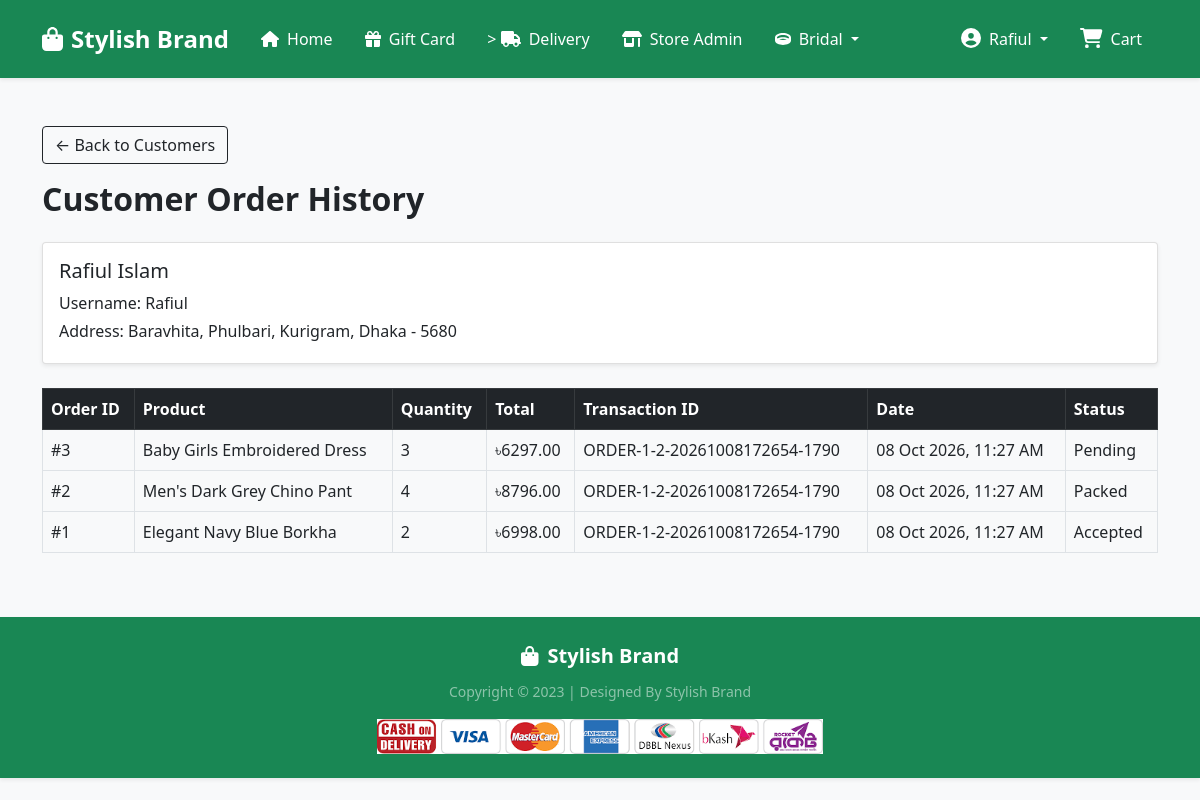
Page /store-admin/customers/2/orders/ (signed in) on the committed database.
### Shop/models.py (models this page shows, shortened)
class Customer(models.Model):
    user = models.ForeignKey(User, on_delete=models.CASCADE)
    name = models.CharField(max_length=200)
    division = models.CharField(choices=DIVISION_CHOICES, max_length=50)
    district = models.CharField(max_length=200)
    thana = models.CharField(max_length=50)
    villorroad = models.CharField(max_length=50)
    zipcode = models.IntegerField()

class OrderPlaced(models.Model):
    user = models.ForeignKey(User, on_delete=models.CASCADE)
    customer = models.ForeignKey(Customer, on_delete=models.CASCADE)
    product = models.ForeignKey(Product, on_delete=models.CASCADE)
    quantity = models.PositiveIntegerField(default=1)
    ordered_date = models.DateTimeField(auto_now_add=True)
    status = models.CharField(max_length=50, choices=STATUS_CHOICE, default="Pending")
    tran_id = models.CharField(max_length=100, blank=True, null=True)
    @property
    def total_cost(self):
        return self.quantity * self.product.discounted_price

class Product(models.Model):
    title = models.CharField(max_length=100)
    selling_price = models.FloatField()
    discounted_price = models.FloatField()
    description = models.TextField()
    brand = models.CharField(max_length=100)
    category = models.CharField(choices=CATEGORY_CHOICES, max_length=2)
    product_image = models.ImageField(upload_to="productimg")

### Shop/views.py (the view)
@login_required
@store_admin_required
def admin_customer_orders(request, pk):
    customer = get_object_or_404(
        Customer.objects.select_related("user"),
        pk=pk,
    )
    orders = OrderPlaced.objects.filter(
        customer=customer
    ).select_related("product", "user").order_by("-ordered_date")
    return render(request, "Shop/admin_customer_orders.html", {
        "customer": customer,
        "orders": orders,
    })

### Shop/templates/Shop/admin_customer_orders.html (shortened to what this page needs)
{% extends 'Shop/base.html' %}
{% block main-content %}
<div class="container my-5">
    <a href="{% url 'admin_customer_list' %}"
       class="btn btn-outline-dark mb-3">
        &larr; Back to Customers
    </a>
    <h2 class="fw-bold">Customer Order History</h2>
    <div class="card shadow-sm my-4">
        <div class="card-body">
            <h5>{{ customer.name }}</h5>
            <p class="mb-1">Username: {{ customer.user.username }}</p>
            <p class="mb-1">
                Address: {{ customer.villorroad }},
                {{ customer.thana }}, {{ customer.district }},
                {{ customer.division }} - {{ customer.zipcode }}
            </p>
        </div>
    </div>
    <div class="table-responsive">
        <table class="table table-bordered table-hover align-middle">
            <thead class="table-dark">
                <tr>
                    <th>Order ID</th>
                    <th>Product</th>
                    <th>Quantity</th>
                    <th>Total</th>
                    <th>Transaction ID</th>
                    <th>Date</th>
                    <th>Status</th>
                </tr>
            </thead>
            <tbody>
                {% for order in orders %}
                <tr>
                    <td>#{{ order.pk }}</td>
                    <td>{{ order.product.title }}</td>
                    <td>{{ order.quantity }}</td>
                    <td>৳{{ order.total_cost|floatformat:2 }}</td>
                    <td>{{ order.tran_id|default:"N/A" }}</td>
                    <td>{{ order.ordered_date|date:"d M Y, h:i A" }}</td>
                    <td>{{ order.status }}</td>
                </tr>
                {% empty %}
                <tr>
                    <td colspan="7" class="text-center py-4">
                        This customer has no orders yet.
                    </td>
                </tr>
                {% endfor %}
            </tbody>
        </table>
    </div>
</div>
{% endblock main-content %}

### Shop/templates/Shop/base.html (shortened to what this page needs)
<!doctype html>
{% load static %}
<html lang="en">
    <head>
        <link
            href="https://cdn.jsdelivr.net/npm/bootstrap@5.0.0-beta1/dist/css/bootstrap.min.css"
            rel="stylesheet"
>
        <link rel="stylesheet"
            href="{% static 'Shop/css/owl.carousel.min.css' %}">
        <link rel="stylesheet" href="{% static 'Shop/css/all.min.css' %}">
        <link rel="stylesheet" href="{% static 'Shop/css/style.css' %}">
    </head>
    <body class="bg-light">
        <nav
            class="navbar navbar-expand-lg navbar-dark bg-success shadow-sm py-3">
            <div class="container">
                <a class="navbar-brand fw-bold fs-4 d-flex align-items-center"
                    href="/">
                    <i class="fas fa-shopping-bag me-2"></i>
                    Stylish Brand
                </a>
                <div class="collapse navbar-collapse"
                    id="navbarSupportedContent">
                    <ul
                        class="navbar-nav me-auto mb-2 mb-lg-0 align-items-lg-center">
                        <li class="nav-item">
                            <a class="nav-link active fw-semibold px-3"
                                href="/">
                                <i class="fas fa-home me-1"></i>
                                Home
                            </a>
                        </li>
                        <li class="nav-item">
                            <a class="nav-link active fw-semibold px-3"
                                href=" {% url 'gift_card_page' %}">
                                <i class="fas fa-gift me-1"></i>
                                Gift Card
                            </a>
                        </li>
                        <li class="nav-item">
                            <a class="nav-link active fw-semibold px-3"
                                href="{% url 'orders' %}">>
                                <i class="fas fa-truck me-1"></i>
                                Delivery
                            </a>
                        </li>
                        {% if user.is_authenticated %}
                        {% if user.is_superuser %}
                        <li class="nav-item">
                            <a class="nav-link active fw-semibold px-3"
                                href="{% url 'store_admin_dashboard' %}">
                                <i class="fas fa-store-alt me-1"></i>
                                Store Admin
                            </a>
                        </li>
                        {% endif %}
                        {% endif %}
                        <li class="nav-item dropdown">
                            <a
                                class="nav-link dropdown-toggle text-white fw-semibold px-3"
                                href="#"
                                id="bridalDropdown"
                                role="button"
                                data-bs-toggle="dropdown"
                                aria-expanded="false">
                                <i class="fas fa-ring me-1"></i>
                                Bridal
                            </a>
                        </li>
                    </ul>
                    <div>
                        <ul
                            class="navbar-nav mb-2 mb-lg-0 align-items-lg-center">
                            {% if request.user.is_authenticated %}
                            <li class="nav-item dropdown mx-lg-2">
                                <a
                                    class="nav-link dropdown-toggle text-white fw-semibold"
                                    href="#"
                                    id="profileDropdown"
                                    role="button"
                                    data-bs-toggle="dropdown"
                                    aria-expanded="false">
                                    <i class="fas fa-user-circle me-1 fs-5"></i>
                                    {{ request.user.username|capfirst }}
                                </a>
                            </li>
                            <li class="nav-item mx-lg-2">
                                <a href="{% url 'showcart' %}"
                                    class="nav-link text-white fw-semibold position-relative">
                                    <i
                                        class="fas fa-shopping-cart fs-5 me-1"></i>
                                    Cart
                                </a>
                            </li>
                            {% endif %}
                        </ul>
                    </div>
                </div>
            </div>
        </nav>
        {% block main-content %}
        {% endblock main-content %}
        <footer
            class="container-fluid bg-success text-center text-white py-4 mt-5 shadow-sm">
            <div class="container">
                <div class="mb-2">
                    <span class="fw-bold fs-5">
                        <i class="fas fa-shopping-bag me-1"></i>
                        Stylish Brand
                    </span>
                </div>
                <small class="text-white-50">
                    Copyright &copy; 2023 |
                    Designed By Stylish Brand
                </small>
                <div class="mt-3">
                    <img src="{% static 'Shop/images/paymentlogo.png' %}"
                        alt="Payment Methods"
                        class="img-fluid"
                        style="max-height: 35px;">
                </div>
            </div>
        </footer>
    </body>
</html>

### rows in the picture
Customer: name "Rafiul Islam", user.username "Rafiul", villorroad "Baravhita", thana "Phulbari", district "Kurigram", division "Dhaka", zipcode "5680"
OrderPlaced: pk "3", product "Baby Girls Embroidered Dress", quantity "3", total_cost "6297.00", tran_id "ORDER-1-2-20261008172654-1790", ordered_date "08 Oct 2026, 11:27 AM", status "Pending"
OrderPlaced: pk "2", product "Men's Dark Grey Chino Pant", quantity "4", total_cost "8796.00", tran_id "ORDER-1-2-20261008172654-1790", ordered_date "08 Oct 2026, 11:27 AM", status "Packed"
OrderPlaced: pk "1", product "Elegant Navy Blue Borkha", quantity "2", total_cost "6998.00", tran_id "ORDER-1-2-20261008172654-1790", ordered_date "08 Oct 2026, 11:27 AM", status "Accepted"

### other values in the picture
{{ request.user.username|capfirst }} "Rafiul"
